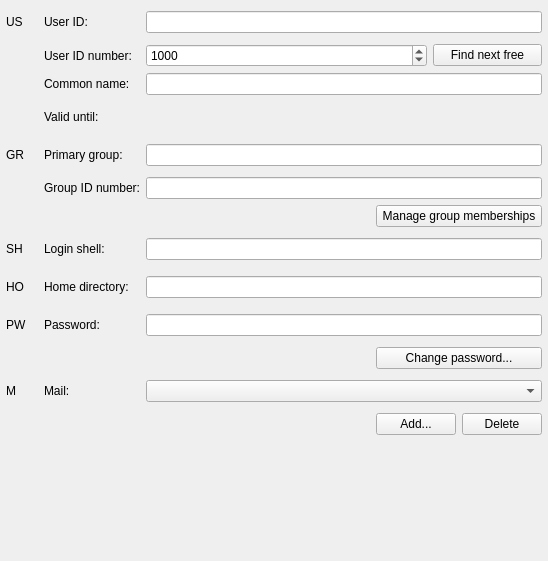
<ui version="4.0" >
 <class>UsermanagementWidgetDesign</class>
 <widget class="QWidget" name="UsermanagementWidgetDesign" >
  <property name="geometry" >
   <rect>
    <x>0</x>
    <y>0</y>
    <width>548</width>
    <height>561</height>
   </rect>
  </property>
  <property name="windowTitle" >
   <string>Usermanagement</string>
  </property>
  <layout class="QGridLayout" >
   <item row="3" column="1" >
    <widget class="QLabel" name="textLabel15" >
     <property name="text" >
      <string>Valid until:</string>
     </property>
     <property name="alignment" >
      <set>Qt::AlignVCenter</set>
     </property>
     <property name="wordWrap" >
      <bool>false</bool>
     </property>
    </widget>
   </item>
   <item row="1" column="1" >
    <widget class="QLabel" name="textLabel3" >
     <property name="text" >
      <string>User ID number:</string>
     </property>
     <property name="alignment" >
      <set>Qt::AlignVCenter</set>
     </property>
     <property name="wordWrap" >
      <bool>false</bool>
     </property>
    </widget>
   </item>
   <item row="2" column="1" >
    <widget class="QLabel" name="textLabel18" >
     <property name="text" >
      <string>Common name:</string>
     </property>
     <property name="alignment" >
      <set>Qt::AlignVCenter</set>
     </property>
     <property name="wordWrap" >
      <bool>false</bool>
     </property>
    </widget>
   </item>
   <item rowspan="3" row="1" column="0" >
    <spacer>
     <property name="orientation" >
      <enum>Qt::Vertical</enum>
     </property>
     <property name="sizeType" >
      <enum>QSizePolicy::Expanding</enum>
     </property>
     <property name="sizeHint" >
      <size>
       <width>21</width>
       <height>89</height>
      </size>
     </property>
    </spacer>
   </item>
   <item row="0" column="1" >
    <widget class="QLabel" name="textLabel2" >
     <property name="text" >
      <string>User ID:</string>
     </property>
     <property name="alignment" >
      <set>Qt::AlignVCenter</set>
     </property>
     <property name="wordWrap" >
      <bool>false</bool>
     </property>
    </widget>
   </item>
   <item row="0" column="0" >
    <widget class="QLabel" name="accountLabel" >
     <property name="minimumSize" >
      <size>
       <width>32</width>
       <height>32</height>
      </size>
     </property>
     <property name="maximumSize" >
      <size>
       <width>32</width>
       <height>32</height>
      </size>
     </property>
     <property name="text" >
      <string comment="DO NOT TRANSLATE" >US</string>
     </property>
     <property name="wordWrap" >
      <bool>false</bool>
     </property>
    </widget>
   </item>
   <item row="3" column="2" colspan="4" >
    <widget class="Q3DateEdit" name="expireEdit" />
   </item>
   <item row="2" column="2" colspan="4" >
    <widget class="QLineEdit" name="nameEdit" />
   </item>
   <item row="1" column="4" colspan="2" >
    <widget class="QPushButton" name="findButton" >
     <property name="text" >
      <string>Find next free</string>
     </property>
    </widget>
   </item>
   <item row="1" column="2" colspan="2" >
    <widget class="QSpinBox" name="uidBox" >
     <property name="minimum" >
      <number>0</number>
     </property>
     <property name="maximum" >
      <number>999999999</number>
     </property>
     <property name="value" >
      <number>1000</number>
     </property>
    </widget>
   </item>
   <item row="0" column="2" colspan="4" >
    <widget class="QLineEdit" name="uidEdit" >
     <property name="readOnly" >
      <bool>true</bool>
     </property>
    </widget>
   </item>
   <item row="10" column="1" >
    <widget class="QLabel" name="textLabel12" >
     <property name="text" >
      <string>Home directory:</string>
     </property>
     <property name="alignment" >
      <set>Qt::AlignVCenter</set>
     </property>
     <property name="wordWrap" >
      <bool>false</bool>
     </property>
    </widget>
   </item>
   <item row="10" column="2" colspan="4" >
    <widget class="QLineEdit" name="homeEdit" >
     <property name="text" >
      <string/>
     </property>
    </widget>
   </item>
   <item row="9" column="1" >
    <widget class="QLabel" name="textLabel10" >
     <property name="text" >
      <string>Login shell:</string>
     </property>
     <property name="alignment" >
      <set>Qt::AlignVCenter</set>
     </property>
     <property name="wordWrap" >
      <bool>false</bool>
     </property>
    </widget>
   </item>
   <item row="5" column="0" >
    <widget class="QLabel" name="groupLabel" >
     <property name="sizePolicy" >
      <sizepolicy vsizetype="Fixed" hsizetype="Fixed" >
       <horstretch>0</horstretch>
       <verstretch>0</verstretch>
      </sizepolicy>
     </property>
     <property name="minimumSize" >
      <size>
       <width>32</width>
       <height>32</height>
      </size>
     </property>
     <property name="text" >
      <string>GR</string>
     </property>
     <property name="wordWrap" >
      <bool>false</bool>
     </property>
    </widget>
   </item>
   <item row="9" column="2" colspan="4" >
    <widget class="QLineEdit" name="shellEdit" >
     <property name="text" >
      <string/>
     </property>
    </widget>
   </item>
   <item row="14" column="1" >
    <widget class="QLabel" name="textLabel17" >
     <property name="text" >
      <string>Mail:</string>
     </property>
     <property name="alignment" >
      <set>Qt::AlignVCenter</set>
     </property>
     <property name="wordWrap" >
      <bool>false</bool>
     </property>
    </widget>
   </item>
   <item row="11" column="0" >
    <widget class="QLabel" name="passwordLabel" >
     <property name="minimumSize" >
      <size>
       <width>32</width>
       <height>32</height>
      </size>
     </property>
     <property name="text" >
      <string comment="DO NOT TRANSLATE" >PW</string>
     </property>
     <property name="wordWrap" >
      <bool>false</bool>
     </property>
    </widget>
   </item>
   <item row="12" column="2" >
    <spacer>
     <property name="orientation" >
      <enum>Qt::Horizontal</enum>
     </property>
     <property name="sizeType" >
      <enum>QSizePolicy::Expanding</enum>
     </property>
     <property name="sizeHint" >
      <size>
       <width>112</width>
       <height>21</height>
      </size>
     </property>
    </spacer>
   </item>
   <item row="7" column="2" >
    <spacer>
     <property name="orientation" >
      <enum>Qt::Horizontal</enum>
     </property>
     <property name="sizeType" >
      <enum>QSizePolicy::Expanding</enum>
     </property>
     <property name="sizeHint" >
      <size>
       <width>20</width>
       <height>21</height>
      </size>
     </property>
    </spacer>
   </item>
   <item row="11" column="2" colspan="4" >
    <widget class="QLineEdit" name="passwordEdit" >
     <property name="readOnly" >
      <bool>true</bool>
     </property>
    </widget>
   </item>
   <item row="16" column="3" >
    <spacer>
     <property name="orientation" >
      <enum>Qt::Vertical</enum>
     </property>
     <property name="sizeType" >
      <enum>QSizePolicy::Expanding</enum>
     </property>
     <property name="sizeHint" >
      <size>
       <width>21</width>
       <height>16</height>
      </size>
     </property>
    </spacer>
   </item>
   <item row="5" column="2" colspan="4" >
    <widget class="QLineEdit" name="groupEdit" >
     <property name="readOnly" >
      <bool>true</bool>
     </property>
    </widget>
   </item>
   <item row="14" column="0" >
    <widget class="QLabel" name="mailLabel" >
     <property name="sizePolicy" >
      <sizepolicy vsizetype="Fixed" hsizetype="Fixed" >
       <horstretch>0</horstretch>
       <verstretch>0</verstretch>
      </sizepolicy>
     </property>
     <property name="minimumSize" >
      <size>
       <width>32</width>
       <height>32</height>
      </size>
     </property>
     <property name="text" >
      <string comment="DO NOT TRANSLATE" >M</string>
     </property>
     <property name="wordWrap" >
      <bool>false</bool>
     </property>
    </widget>
   </item>
   <item row="6" column="1" >
    <widget class="QLabel" name="textLabel4" >
     <property name="sizePolicy" >
      <sizepolicy vsizetype="Preferred" hsizetype="Fixed" >
       <horstretch>0</horstretch>
       <verstretch>0</verstretch>
      </sizepolicy>
     </property>
     <property name="text" >
      <string>Group ID number:</string>
     </property>
     <property name="alignment" >
      <set>Qt::AlignRight|Qt::AlignTrailing|Qt::AlignVCenter</set>
     </property>
     <property name="wordWrap" >
      <bool>false</bool>
     </property>
    </widget>
   </item>
   <item row="15" column="2" >
    <spacer>
     <property name="orientation" >
      <enum>Qt::Horizontal</enum>
     </property>
     <property name="sizeType" >
      <enum>QSizePolicy::Expanding</enum>
     </property>
     <property name="sizeHint" >
      <size>
       <width>112</width>
       <height>21</height>
      </size>
     </property>
    </spacer>
   </item>
   <item row="9" column="0" >
    <widget class="QLabel" name="shellLabel" >
     <property name="minimumSize" >
      <size>
       <width>32</width>
       <height>32</height>
      </size>
     </property>
     <property name="text" >
      <string comment="DO NOT TRANSLATE" >SH</string>
     </property>
     <property name="wordWrap" >
      <bool>false</bool>
     </property>
    </widget>
   </item>
   <item row="5" column="1" >
    <widget class="QLabel" name="textLabel5" >
     <property name="sizePolicy" >
      <sizepolicy vsizetype="Preferred" hsizetype="Preferred" >
       <horstretch>0</horstretch>
       <verstretch>0</verstretch>
      </sizepolicy>
     </property>
     <property name="text" >
      <string>Primary group:</string>
     </property>
     <property name="alignment" >
      <set>Qt::AlignVCenter</set>
     </property>
     <property name="wordWrap" >
      <bool>false</bool>
     </property>
    </widget>
   </item>
   <item row="6" column="2" colspan="4" >
    <widget class="QLineEdit" name="groupNumberEdit" >
     <property name="readOnly" >
      <bool>true</bool>
     </property>
    </widget>
   </item>
   <item row="6" column="0" >
    <spacer>
     <property name="orientation" >
      <enum>Qt::Vertical</enum>
     </property>
     <property name="sizeType" >
      <enum>QSizePolicy::Fixed</enum>
     </property>
     <property name="sizeHint" >
      <size>
       <width>21</width>
       <height>16</height>
      </size>
     </property>
    </spacer>
   </item>
   <item row="14" column="2" colspan="4" >
    <widget class="QComboBox" name="mailBox" />
   </item>
   <item row="11" column="1" >
    <widget class="QLabel" name="textLabel14" >
     <property name="text" >
      <string>Password:</string>
     </property>
     <property name="alignment" >
      <set>Qt::AlignVCenter</set>
     </property>
     <property name="wordWrap" >
      <bool>false</bool>
     </property>
    </widget>
   </item>
   <item row="10" column="0" >
    <widget class="QLabel" name="homeLabel" >
     <property name="minimumSize" >
      <size>
       <width>32</width>
       <height>32</height>
      </size>
     </property>
     <property name="text" >
      <string comment="DO NOT TRANSLATE" >HO</string>
     </property>
     <property name="wordWrap" >
      <bool>false</bool>
     </property>
    </widget>
   </item>
   <item row="15" column="3" colspan="3" >
    <layout class="QHBoxLayout" >
     <item>
      <widget class="QPushButton" name="addMailButton" >
       <property name="text" >
        <string>Add...</string>
       </property>
      </widget>
     </item>
     <item>
      <widget class="QPushButton" name="deleteMailButton" >
       <property name="text" >
        <string>Delete</string>
       </property>
      </widget>
     </item>
    </layout>
   </item>
   <item row="7" column="3" colspan="3" >
    <widget class="QPushButton" name="groupButton" >
     <property name="sizePolicy" >
      <sizepolicy vsizetype="Fixed" hsizetype="Minimum" >
       <horstretch>0</horstretch>
       <verstretch>0</verstretch>
      </sizepolicy>
     </property>
     <property name="text" >
      <string>Manage group memberships</string>
     </property>
    </widget>
   </item>
   <item row="12" column="3" colspan="3" >
    <widget class="QPushButton" name="passwordButton" >
     <property name="text" >
      <string>Change password...</string>
     </property>
    </widget>
   </item>
  </layout>
 </widget>
 <layoutdefault spacing="6" margin="6" />
 <pixmapfunction>qPixmapFromMimeSource</pixmapfunction>
 <customwidgets>
  <customwidget>
   <class>Q3DateEdit</class>
   <extends>QWidget</extends>
   <header>Qt3Support/Q3DateEdit</header>
  </customwidget>
 </customwidgets>
 <tabstops>
  <tabstop>uidEdit</tabstop>
  <tabstop>uidBox</tabstop>
  <tabstop>findButton</tabstop>
  <tabstop>nameEdit</tabstop>
  <tabstop>expireEdit</tabstop>
  <tabstop>groupEdit</tabstop>
  <tabstop>groupNumberEdit</tabstop>
  <tabstop>groupButton</tabstop>
  <tabstop>shellEdit</tabstop>
  <tabstop>homeEdit</tabstop>
  <tabstop>passwordEdit</tabstop>
  <tabstop>passwordButton</tabstop>
  <tabstop>mailBox</tabstop>
  <tabstop>addMailButton</tabstop>
  <tabstop>deleteMailButton</tabstop>
 </tabstops>
 <resources/>
 <connections>
  <connection>
   <sender>addMailButton</sender>
   <signal>clicked()</signal>
   <receiver>UsermanagementWidgetDesign</receiver>
   <slot>addMail()</slot>
   <hints>
    <hint type="sourcelabel" >
     <x>20</x>
     <y>20</y>
    </hint>
    <hint type="destinationlabel" >
     <x>20</x>
     <y>20</y>
    </hint>
   </hints>
  </connection>
  <connection>
   <sender>deleteMailButton</sender>
   <signal>clicked()</signal>
   <receiver>UsermanagementWidgetDesign</receiver>
   <slot>deleteMail()</slot>
   <hints>
    <hint type="sourcelabel" >
     <x>20</x>
     <y>20</y>
    </hint>
    <hint type="destinationlabel" >
     <x>20</x>
     <y>20</y>
    </hint>
   </hints>
  </connection>
  <connection>
   <sender>passwordButton</sender>
   <signal>clicked()</signal>
   <receiver>UsermanagementWidgetDesign</receiver>
   <slot>editPassword()</slot>
   <hints>
    <hint type="sourcelabel" >
     <x>20</x>
     <y>20</y>
    </hint>
    <hint type="destinationlabel" >
     <x>20</x>
     <y>20</y>
    </hint>
   </hints>
  </connection>
  <connection>
   <sender>groupButton</sender>
   <signal>clicked()</signal>
   <receiver>UsermanagementWidgetDesign</receiver>
   <slot>editGroups()</slot>
   <hints>
    <hint type="sourcelabel" >
     <x>20</x>
     <y>20</y>
    </hint>
    <hint type="destinationlabel" >
     <x>20</x>
     <y>20</y>
    </hint>
   </hints>
  </connection>
  <connection>
   <sender>uidBox</sender>
   <signal>valueChanged(int)</signal>
   <receiver>UsermanagementWidgetDesign</receiver>
   <slot>uidChanged()</slot>
   <hints>
    <hint type="sourcelabel" >
     <x>20</x>
     <y>20</y>
    </hint>
    <hint type="destinationlabel" >
     <x>20</x>
     <y>20</y>
    </hint>
   </hints>
  </connection>
  <connection>
   <sender>nameEdit</sender>
   <signal>textChanged(QString)</signal>
   <receiver>UsermanagementWidgetDesign</receiver>
   <slot>commonNameChanged()</slot>
   <hints>
    <hint type="sourcelabel" >
     <x>20</x>
     <y>20</y>
    </hint>
    <hint type="destinationlabel" >
     <x>20</x>
     <y>20</y>
    </hint>
   </hints>
  </connection>
  <connection>
   <sender>expireEdit</sender>
   <signal>valueChanged(QDate)</signal>
   <receiver>UsermanagementWidgetDesign</receiver>
   <slot>expireChanged()</slot>
   <hints>
    <hint type="sourcelabel" >
     <x>20</x>
     <y>20</y>
    </hint>
    <hint type="destinationlabel" >
     <x>20</x>
     <y>20</y>
    </hint>
   </hints>
  </connection>
  <connection>
   <sender>shellEdit</sender>
   <signal>textChanged(QString)</signal>
   <receiver>UsermanagementWidgetDesign</receiver>
   <slot>shellChanged()</slot>
   <hints>
    <hint type="sourcelabel" >
     <x>20</x>
     <y>20</y>
    </hint>
    <hint type="destinationlabel" >
     <x>20</x>
     <y>20</y>
    </hint>
   </hints>
  </connection>
  <connection>
   <sender>homeEdit</sender>
   <signal>textChanged(QString)</signal>
   <receiver>UsermanagementWidgetDesign</receiver>
   <slot>homeChanged()</slot>
   <hints>
    <hint type="sourcelabel" >
     <x>20</x>
     <y>20</y>
    </hint>
    <hint type="destinationlabel" >
     <x>20</x>
     <y>20</y>
    </hint>
   </hints>
  </connection>
  <connection>
   <sender>uidEdit</sender>
   <signal>textChanged(QString)</signal>
   <receiver>UsermanagementWidgetDesign</receiver>
   <slot>uidNameChanged()</slot>
   <hints>
    <hint type="sourcelabel" >
     <x>20</x>
     <y>20</y>
    </hint>
    <hint type="destinationlabel" >
     <x>20</x>
     <y>20</y>
    </hint>
   </hints>
  </connection>
  <connection>
   <sender>findButton</sender>
   <signal>clicked()</signal>
   <receiver>UsermanagementWidgetDesign</receiver>
   <slot>nextFreeUserID()</slot>
   <hints>
    <hint type="sourcelabel" >
     <x>20</x>
     <y>20</y>
    </hint>
    <hint type="destinationlabel" >
     <x>20</x>
     <y>20</y>
    </hint>
   </hints>
  </connection>
 </connections>
</ui>
